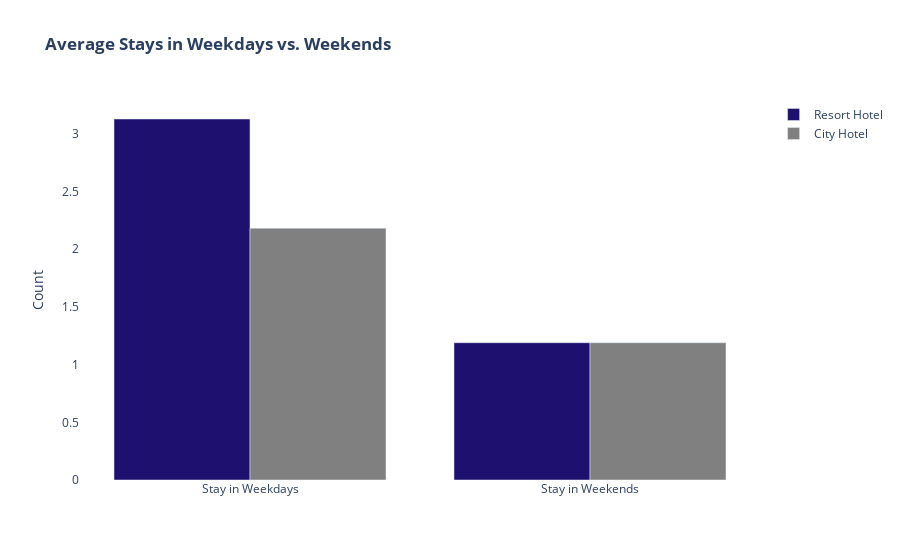

Notebook code for this chart:
### Markdown cell above
### Stays in Weekends vs. Stays in Weekdays

### Code cell
import plotly.graph_objects as go

stays_in_weekend_trace_resort = go.Bar(
    x=["Stay in Weekdays", "Stay in Weekends"],
    y=[df[df["hotel"]=="Resort Hotel"]["stays_in_week_nights"].mean(), df[df["hotel"]=="Resort Hotel"]["stays_in_weekend_nights"].mean()],
    marker=dict(color="#1D106E"),
    name="Resort Hotel"
)
stays_in_weekend_trace_city = go.Bar(
    x=["Stay in Weekdays", "Stay in Weekends"],
    y=[df[df["hotel"]=="City Hotel"]["stays_in_week_nights"].mean(), df[df["hotel"]=="Resort Hotel"]["stays_in_weekend_nights"].mean()],
    marker=dict(color="gray"),
    name="City Hotel"
)

layout = go.Layout(
    title='<b>Average Stays in Weekdays vs. Weekends',
    yaxis=dict(title='Count'),
    plot_bgcolor="rgba(0,0,0,0)",
)
fig = go.Figure(data=[stays_in_weekend_trace_resort, stays_in_weekend_trace_city], layout=layout)
fig.show()

### Figure 1 — Plotly figure (JSON) as saved in the notebook; plotly's stock layout.template omitted (floating-point values rounded to 4 significant figures)
{"data": [{"marker": {"color": "#1D106E"}, "name": "Resort Hotel", "type": "bar", "x": ["Stay in Weekdays", "Stay in Weekends"], "y": [3.129, 1.19]}, {"marker": {"color": "gray"}, "name": "City Hotel", "type": "bar", "x": ["Stay in Weekdays", "Stay in Weekends"], "y": [2.183, 1.19]}], "layout": {"autosize": true, "plot_bgcolor": "rgba(0, 0, 0, 0)", "title": {"text": "<b>Average Stays in Weekdays vs. Weekends"}, "xaxis": {"autorange": true, "range": [-0.5, 1.5], "type": "category"}, "yaxis": {"autorange": true, "range": [0, 3.293], "title": {"text": "Count"}, "type": "linear"}}}
